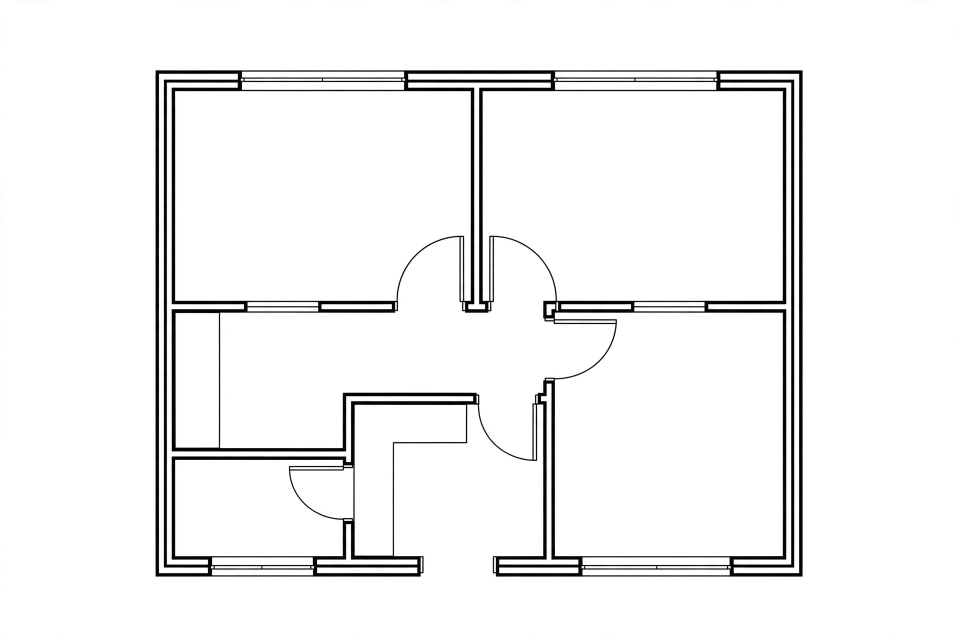
#> input picture samples/generated_meta_floorplan.png, 1920 x 1280 px (shown at 1/2 size)
$ python -i geometry_processor.py   (imports and definitions only)
#> lines starting #> are read from the running program, lines starting #| are printed output that depends on the picture; after the words box and inside, x2 and y2 are one past the last pixel; in counts of white or black regions, pixels touching at a corner belong together
#> further down, picture is the input picture: shape (1280, 1920, 3); mean B, G, R 243, 243, 243
"""
FloorPlan3D - Geometry Processor
Uses OpenCV, NumPy, and Shapely to convert raw binary segmentation masks
into clean, simplified architectural polygons scaled to real-world meters.
"""

import math
import cv2
import numpy as np
import shapely.geometry
from shapely.validation import make_valid
from shapely.ops import unary_union


# [12 lines left out: function clean_mask, not called in this run]


def split_multi_plan_image(image_bytes, min_plan_ratio=0.04, pad=20):
    """Detect whether a single image contains multiple separate floor plans.

    Returns a list of tuples: [(cropped_image_bytes, (x, y, w, h)), ...]
    If only one plan is found, returns [(image_bytes, (0, 0, w, h))].
    """
#> called with min_plan_ratio = 0.04, pad = 20
    if isinstance(image_bytes, np.ndarray):
        img = image_bytes
    else:
        nparr = np.frombuffer(image_bytes, np.uint8)
        img = cv2.imdecode(nparr, cv2.IMREAD_COLOR)
    if img is None:
        return [(image_bytes, (0, 0, 0, 0))]

    h, w = img.shape[:2]
#> h = 1280; w = 1920
    gray = cv2.cvtColor(img, cv2.COLOR_BGR2GRAY) if img.ndim == 3 else img
    _, dark = cv2.threshold(gray, 210, 255, cv2.THRESH_BINARY_INV)
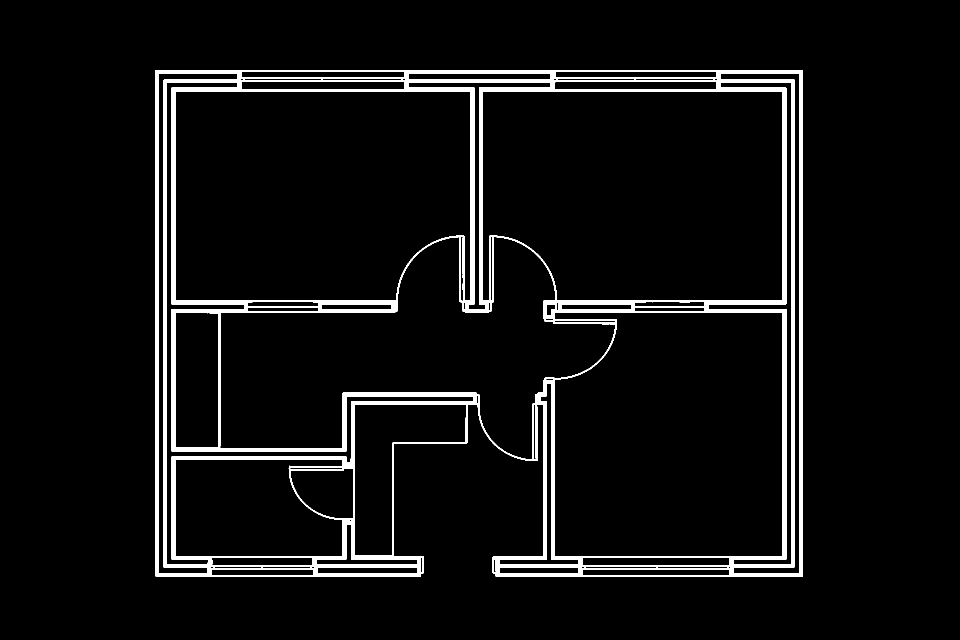
#> dark: shape (1280, 1920) (shown at 1/2 size); 5.6% white; 1 white region, box (x1, y1, x2, y2) and area: (311, 140, 1606, 1154) 137928

    kernel_size = max(15, int(min(w, h) / 60))
#> kernel_size = 21
    kernel = cv2.getStructuringElement(cv2.MORPH_RECT, (kernel_size, kernel_size))
    closed = cv2.morphologyEx(dark, cv2.MORPH_CLOSE, kernel)
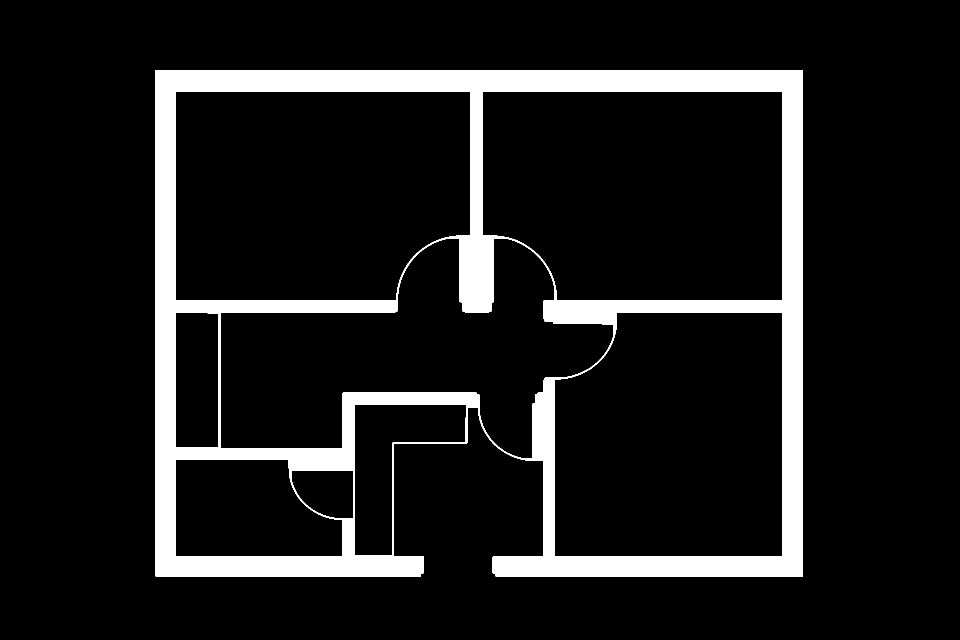
#> closed: shape (1280, 1920) (shown at 1/2 size); 10.7% white; 1 white region

    contours, _ = cv2.findContours(closed, cv2.RETR_EXTERNAL, cv2.CHAIN_APPROX_SIMPLE)
#> contours = 1 contour; box (x1, y1, x2, y2) and area: (311, 140, 1606, 1154) 1237236
    plans = []
    min_area = min_plan_ratio * (w * h)
#> min_area = 98304
    for cnt in contours:
        area = cv2.contourArea(cnt)
        if area >= min_area:
            bx, by, bw, bh = cv2.boundingRect(cnt)
            aspect = bw / (bh + 1e-5)
            if 0.3 <= aspect <= 3.0:
                plans.append((bx, by, bw, bh, area))
#> this loop made 1 pass
#> (area, bx, by, bw, bh, aspect) on pass 1: (1237236, 311, 140, 1295, 1014, 1.28)
#> after the loop, plans = [(311, 140, 1295, 1014, 1237236)]

    if len(plans) < 2:
        return [(image_bytes, (0, 0, w, h))]

    plans.sort(key=lambda p: (p[1] // (h // 2), p[0]))
    crops = []
    for bx, by, bw, bh, _ in plans:
        x0 = max(0, bx - pad)
        y0 = max(0, by - pad)
        x1 = min(w, bx + bw + pad)
        y1 = min(h, by + bh + pad)
        crop_img = img[y0:y1, x0:x1]
        _, enc = cv2.imencode('.png', crop_img)
        crops.append((enc.tobytes(), (bx, by, bw, bh)))
    return crops


# [1267 lines left out: functions split_image_at_user_dividers, estimate_meters_per_pixel_from_door_widths, estimate_meters_per_pixel_from_doors, scale_from_two_points, choose_scale, estimate_wall_thickness_px and 15 more, not called in this run]

>>> import cv2
>>> picture = cv2.imread('samples/generated_meta_floorplan.png')
>>> result = split_multi_plan_image(picture)
#> result = 1 item

$ run again, on samples/sample_floorplan.png
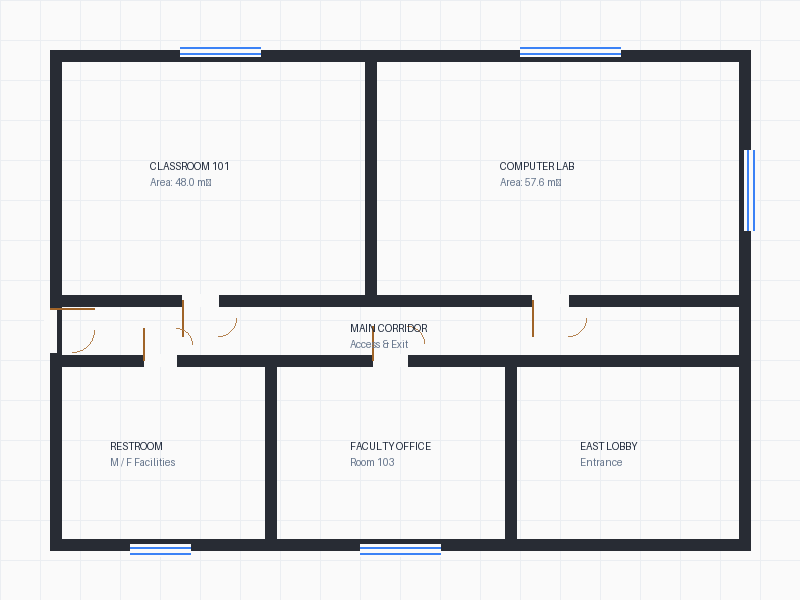
#> input picture samples/sample_floorplan.png, 800 x 600 px
#> picture is the input picture: shape (600, 800, 3); mean B, G, R 229.6, 228.3, 227.5
#> in split_multi_plan_image, `_, dark = cv2.threshold(gray, 210, 255, cv2.THRESH_BINARY_INV)`:
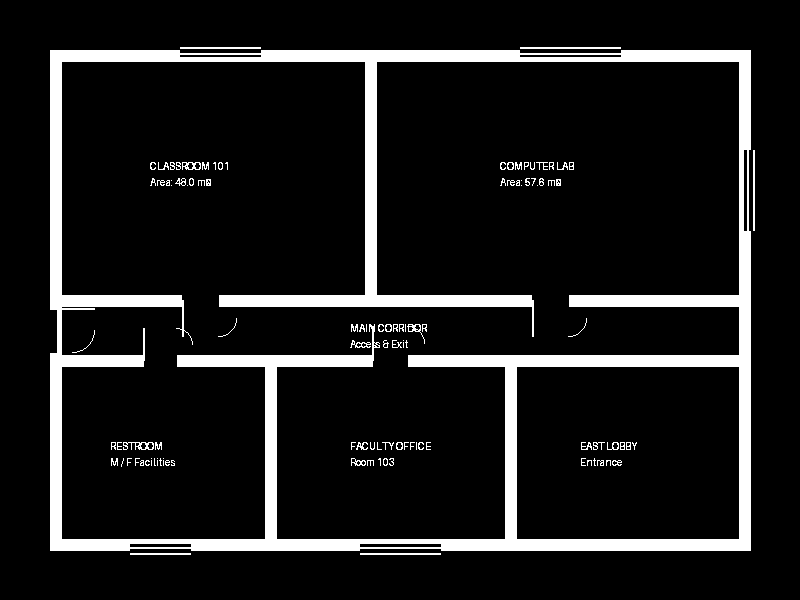
#> dark: shape (600, 800); 10.6% white; 112 white regions (45 under 20 px), largest, box (x1, y1, x2, y2) and area: (50, 50, 751, 551) 47819, (520, 47, 621, 49) 202, (180, 47, 261, 49) 162
#> in split_multi_plan_image, `closed = cv2.morphologyEx(dark, cv2.MORPH_CLOSE, kernel)`:
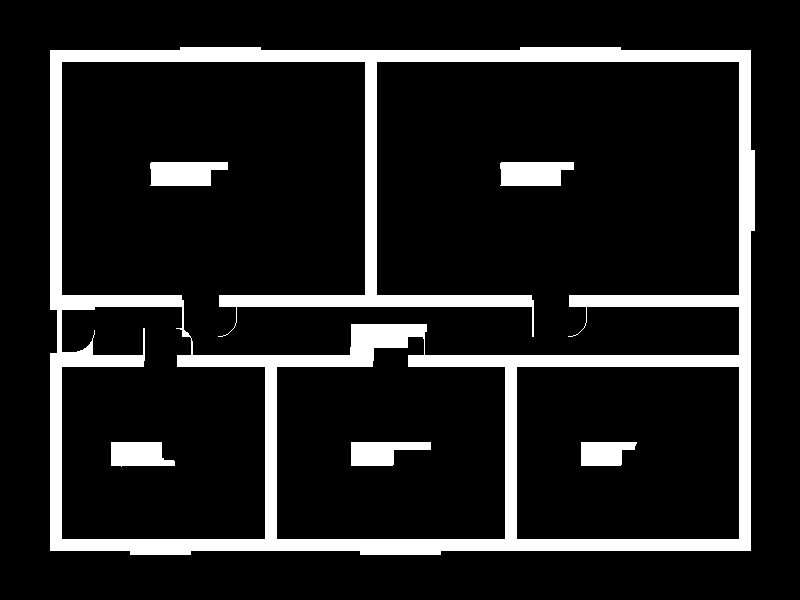
#> closed: shape (600, 800); 12.5% white; 6 white regions
#> contours = 1 contour; box (x1, y1, x2, y2) and area: (50, 47, 755, 555) 351118
#> the loop in split_multi_plan_image, `for cnt in contours:` made 1 pass
#> (area, bx, by, bw, bh, aspect) on pass 1: (351118, 50, 47, 705, 508, 1.39)
#> after the loop in split_multi_plan_image, `for cnt in contours:`: plans = [(50, 47, 705, 508, 351118)]
#> result = 1 item

$ run again, on samples/test_2story_muse_draft.png
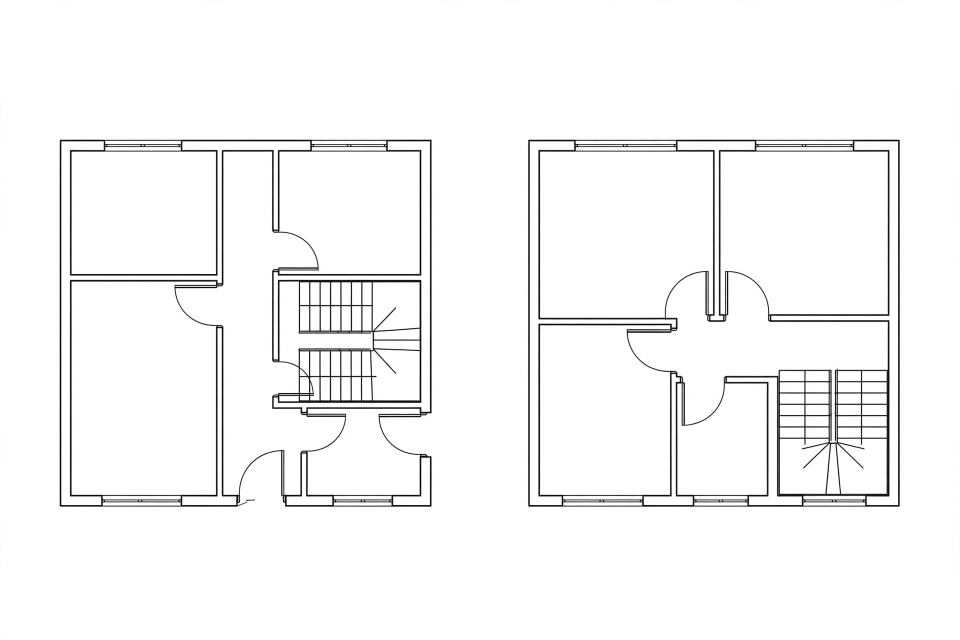
#> input picture samples/test_2story_muse_draft.png, 1920 x 1280 px (shown at 1/2 size)
#> picture is the input picture: shape (1280, 1920, 3); mean B, G, R 247.1, 247.1, 247.1
#> in split_multi_plan_image, `_, dark = cv2.threshold(gray, 210, 255, cv2.THRESH_BINARY_INV)`:
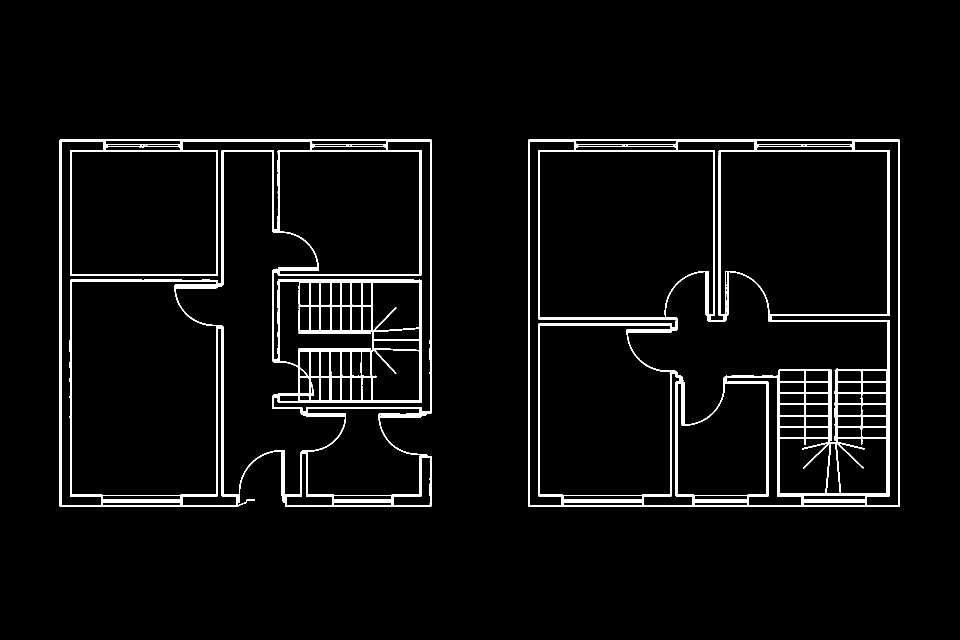
#> dark: shape (1280, 1920) (shown at 1/2 size); 4.1% white; 2 white regions, box (x1, y1, x2, y2) and area: (119, 279, 863, 1014) 51141, (1056, 279, 1800, 1014) 49327
#> closed: shape (1280, 1920); 11.4% white; 2 white regions
#> contours = 2 contours; box (x1, y1, x2, y2) and area: (1056, 279, 1800, 1014) 545360, (119, 279, 863, 1014) 531252
#> the loop in split_multi_plan_image, `for cnt in contours:` made 2 passes
#> (area, bx, by, bw, bh, aspect) on passes 1 to 2: (545360, 1056, 279, 744, 735, 1.01), (531252, 119, 279, 744, 735, 1.01)
#> after the loop in split_multi_plan_image, `for cnt in contours:`: plans = [(1056, 279, 744, 735, 545360), (119, 279, 744, 735, 531252)]
#> the loop in split_multi_plan_image, `for bx, by, bw, bh, _ in plans:` made 2 passes
#> (bx, by, bw, bh, x0, y0, x1, y1) on passes 1 to 2: (119, 279, 744, 735, 99, 259, 883, 1034), (1056, 279, 744, 735, 1036, 259, 1820, 1034)
#> pass 2, in split_multi_plan_image, `crop_img = img[y0:y1, x0:x1]`:
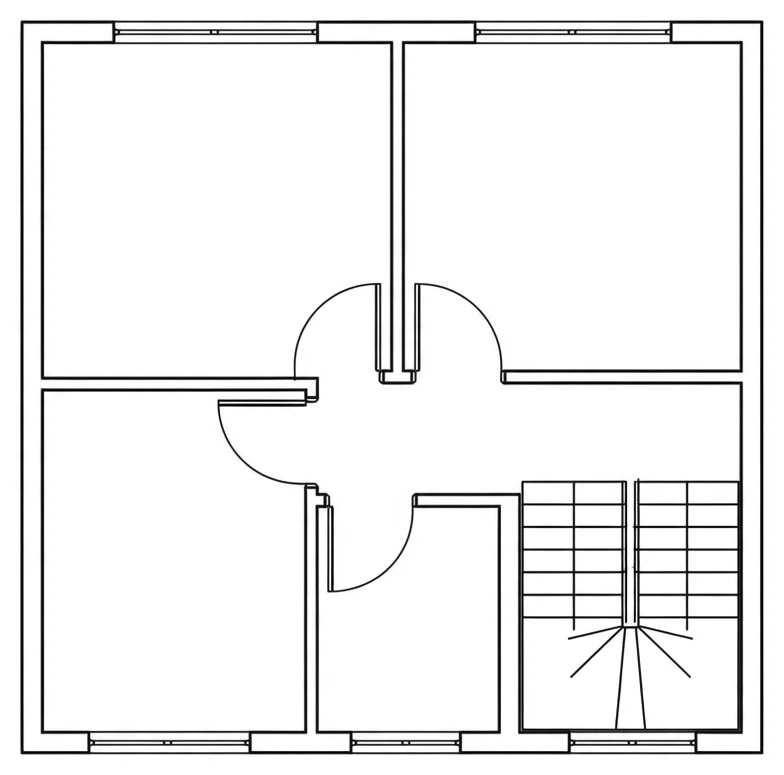
#> crop_img: shape (775, 784, 3); mean B, G, R 239.6, 239.6, 239.6
#> after the loop in split_multi_plan_image, `for bx, by, bw, bh, _ in plans:`: crops = 2 items
